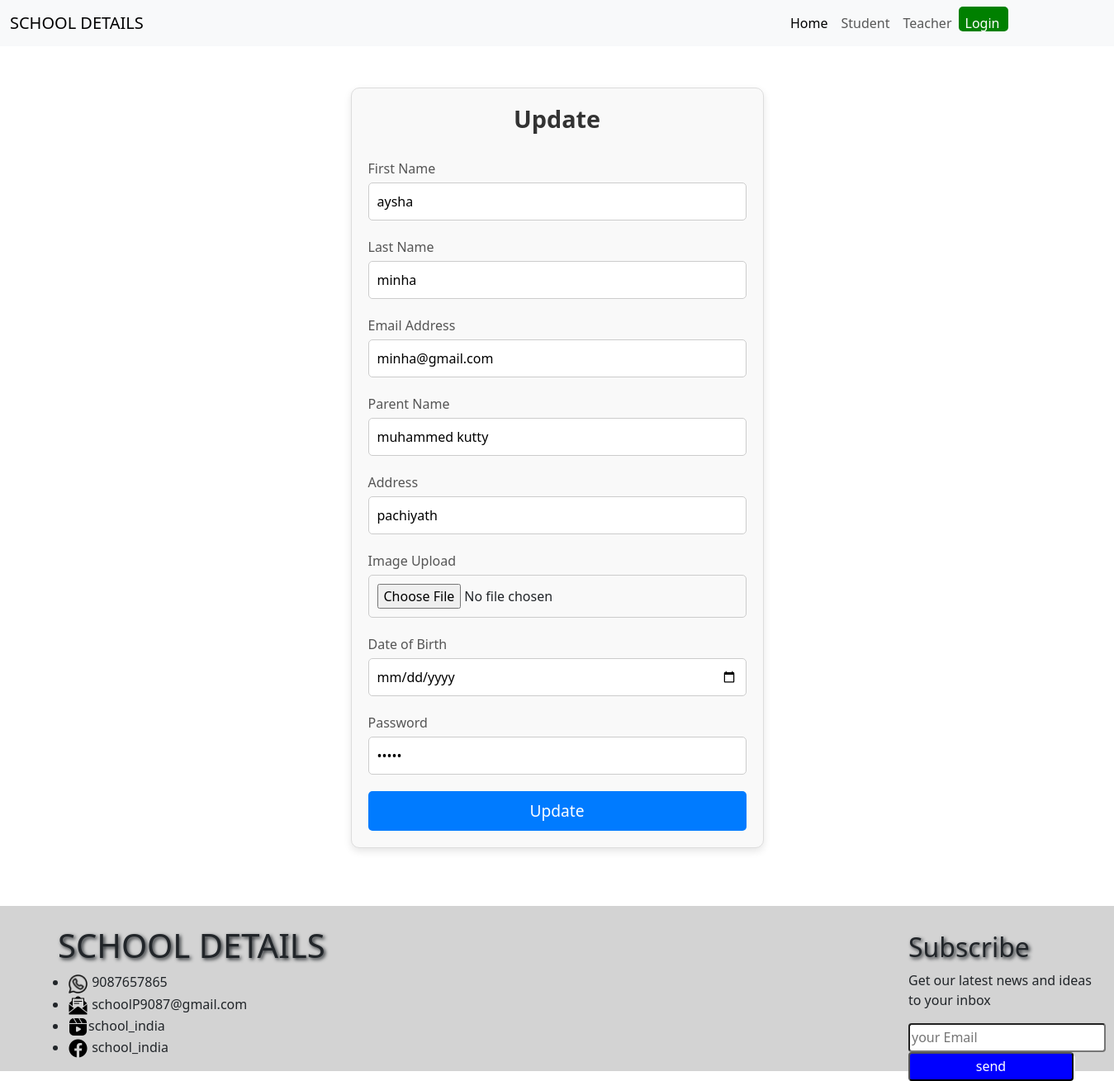
The app's page /studentprofileedit/1 with its own data.
### app1/models.py (models this page shows, shortened)
class Student(models.Model):
    firstname=models.CharField(max_length=200)
    lastname=models.CharField(max_length=200)
    email=models.CharField(max_length=200)
    pname=models.CharField(max_length=200)
    address=models.CharField(max_length=200)
    image=models.ImageField(upload_to='studentimage')
    dob=models.DateField(max_length=200)
    password=models.CharField(max_length=200)

### app1/views.py (the view)
# urls.py: path('studentprofileedit/<int:id>', views.studentprofileedit, name='studentprofileedit'),
def studentprofileedit(request,id):
    st = Student.objects.get(id=id)
    return render(request, 'studentprofileedit.html',{'result': st})

### templates/studentprofileedit.html (shortened to what this page needs)
{% extends 'base.html' %}
{% load static %}
{% block content %}
<div class="registration-container">
    <form action="studentedit/{{result.id}}" method="post" enctype="multipart/form-data" class="registration-form">
        <h2 class="form-title">Update</h2>
        <div class="form-group">
            <label for="firstname">First Name</label>
            <input type="text" id="firstname" placeholder="First Name" name="firstname" class="form-input" value="{{result.firstname}}">
        </div>
        <div class="form-group">
            <label for="lastname">Last Name</label>
            <input type="text" id="lastname" placeholder="Last Name" name="lastname" class="form-input"  value="{{result.lastname}}">
        </div>
        <div class="form-group">
            <label for="email">Email Address</label>
            <input type="email" id="email" placeholder="Email Address" name="email" class="form-input" value="{{result.email}}">
        </div>
        <div class="form-group">
            <label for="pname">Parent Name</label>
            <input type="text" id="pname" placeholder="Parent Name" name="pname" class="form-input" value="{{result.pname}}">
        </div>
        <div class="form-group">
            <label for="address">Address</label>
            <input type="text" id="address" placeholder="Address" name="address" class="form-input" value="{{result.address}}">
        </div>
        <div class="form-group">
            <label for="image">Image Upload</label>
            <input type="file" id="image" name="image" class="form-input">
        </div>
        <div class="form-group">
            <label for="dob">Date of Birth</label>
            <input type="date" id="dob" name="dob" class="form-input" value="{{result.dob}}">
        </div>
        <div class="form-group">
            <label for="password">Password</label>
            <input type="password" id="password" placeholder="Password" name="password" class="form-input" value="{{result.password}}">
        </div>
        <button type="submit" class="form-button">Update</button>
    </form>
</div>
{% endblock %}

### templates/studentprofileedit.html (style rules this page uses)
.registration-container { max-width: 500px; margin: 50px auto; padding: 20px; background-color: #f9f9f9; border: 1px solid #ddd; border-radius: 10px; box-shadow: 0 4px 10px rgba(0, 0, 0, 0.1); }
.registration-form { display: flex; flex-direction: column; gap: 20px; }
.form-title { text-align: center; font-size: 1.8rem; color: #333; margin-bottom: 10px; font-weight: bold; }
.form-group { display: flex; flex-direction: column; gap: 5px; }
.form-group label { font-size: 1rem; font-weight: 500; color: #555; }
.form-input { padding: 10px; border: 1px solid #ccc; border-radius: 5px; font-size: 1rem; transition: border-color 0.3s; }
.form-button { background-color: #007bff; color: #fff; padding: 10px; border: none; border-radius: 5px; font-size: 1.2rem; cursor: pointer; text-align: center; transition: background-color 0.3s ease; }

### records on screen
Student: firstname "aysha", lastname "minha", email "minha@gmail.com", pname "muhammed kutty", address "pachiyath"
